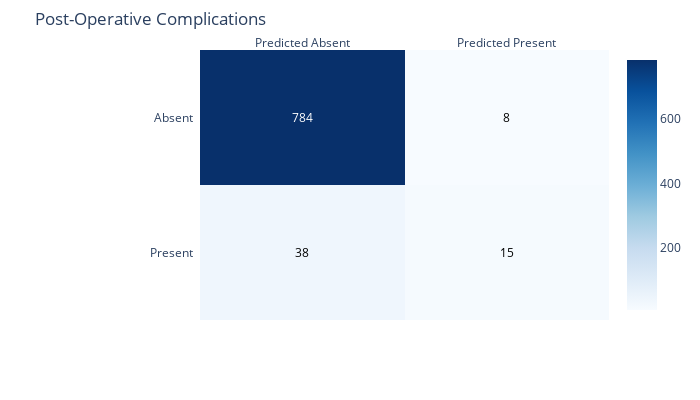

Write notebook code for a chart like this one.
### Code cell
model_func.c_matrix('lr.sav','Post-Operative Complications',y_test,X_test_imputed)

### Figure 1 — Plotly figure (JSON) as saved in the notebook; plotly's stock layout.template omitted (floating-point values rounded to 4 significant figures)
{"data": [{"colorscale": [[0, "rgb(247,251,255)"], [0.125, "rgb(222,235,247)"], [0.25, "rgb(198,219,239)"], [0.375, "rgb(158,202,225)"], [0.5, "rgb(107,174,214)"], [0.625, "rgb(66,146,198)"], [0.75, "rgb(33,113,181)"], [0.875, "rgb(8,81,156)"], [1, "rgb(8,48,107)"]], "reversescale": false, "showscale": true, "type": "heatmap", "x": ["Predicted Absent", "Predicted Present"], "y": ["Present", "Absent"], "z": [[38, 15], [784, 8]]}], "layout": {"annotations": [{"font": {"color": "#000000"}, "showarrow": false, "text": "38", "x": "Predicted Absent", "xref": "x", "y": "Present", "yref": "y"}, {"font": {"color": "#000000"}, "showarrow": false, "text": "15", "x": "Predicted Present", "xref": "x", "y": "Present", "yref": "y"}, {"font": {"color": "#FFFFFF"}, "showarrow": false, "text": "784", "x": "Predicted Absent", "xref": "x", "y": "Absent", "yref": "y"}, {"font": {"color": "#000000"}, "showarrow": false, "text": "8", "x": "Predicted Present", "xref": "x", "y": "Absent", "yref": "y"}], "height": 400, "margin": {"l": 200, "t": 50}, "title": {"text": "Post-Operative Complications"}, "width": 700, "xaxis": {"dtick": 1, "gridcolor": "rgb(0, 0, 0)", "side": "top", "ticks": ""}, "yaxis": {"dtick": 1, "ticks": "", "ticksuffix": "  "}}}
